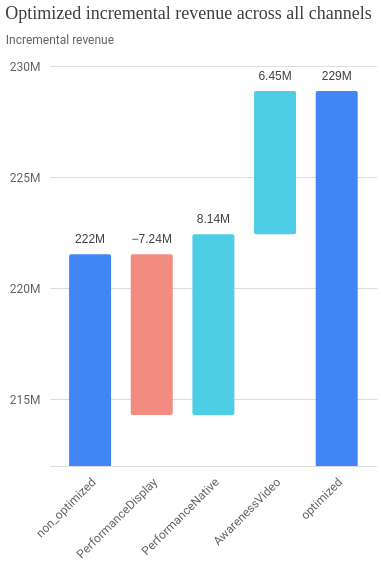

Write notebook code for a chart like this one.
### Code cell
fixed_optimizer.plot_incremental_outcome_delta()

### Figure 1 — Vega-Lite specification as saved in the notebook (floating-point values rounded to 4 significant figures)
{"config": {"view": {"continuousWidth": 300, "continuousHeight": 300, "strokeOpacity": 0}, "axis": {"labelColor": "#5F6368", "labelFont": "Roboto", "labelFontSize": 12, "titleColor": "#5F6368", "titleFont": "Roboto", "titleFontSize": 12, "titleFontWeight": "normal"}}, "layer": [{"mark": {"type": "bar", "clip": true, "cornerRadius": 2, "size": 42}, "encoding": {"color": {"condition": [{"test": "datum.channel === 'non_optimized' || datum.channel === 'optimized'", "value": "#4285F4"}, {"test": "datum.incremental_outcome < 0", "value": "#F28B82"}], "value": "#4ECDE6"}, "tooltip": [{"field": "channel", "type": "nominal"}, {"field": "incremental_outcome", "type": "quantitative"}], "x": {"axis": {"domainColor": "#DADCE0", "labelAngle": -45, "labelPadding": 10, "ticks": false}, "field": "channel", "scale": {"paddingOuter": 0.2}, "sort": null, "title": null, "type": "nominal"}, "y": {"axis": {"domain": false, "labelExpr": "replace(format(datum.value, '.3~s'), 'G', 'B')", "labelPadding": 10, "tickCount": 5, "ticks": false, "title": "Incremental revenue", "titleAlign": "left", "titleAngle": 0, "titleY": -20}, "field": "prev_sum", "scale": {"domain": [213300000.0, 229900000.0]}, "type": "quantitative"}, "y2": {"field": "sum_outcome"}}, "transform": [{"window": [{"op": "sum", "field": "incremental_outcome", "as": "sum_outcome"}, {"op": "lead", "field": "channel", "as": "lead_channel"}]}, {"calculate": "datum.lead_channel === null ? datum.channel : datum.lead_channel", "as": "calc_lead"}, {"calculate": "datum.channel === 'optimized' ? 0 : datum.sum_outcome - datum.incremental_outcome", "as": "prev_sum"}, {"calculate": "datum.channel === 'optimized' ? replace(format(datum.sum_outcome, '.3~s'), 'G', 'B') : replace(format(datum.incremental_outcome, '.3~s'), 'G', 'B')", "as": "calc_amount"}, {"calculate": "datum.sum_outcome < datum.prev_sum ? datum.prev_sum : datum.sum_outcome", "as": "text_pos"}]}, {"mark": {"type": "text", "baseline": "top", "color": "#3C4043", "dy": -20, "fontSize": 12}, "encoding": {"text": {"field": "calc_amount", "type": "nominal"}, "x": {"axis": {"domainColor": "#DADCE0", "labelAngle": -45, "labelPadding": 10, "ticks": false}, "field": "channel", "scale": {"paddingOuter": 0.2}, "sort": null, "title": null, "type": "nominal"}, "y": {"field": "text_pos", "type": "quantitative"}}, "transform": [{"window": [{"op": "sum", "field": "incremental_outcome", "as": "sum_outcome"}, {"op": "lead", "field": "channel", "as": "lead_channel"}]}, {"calculate": "datum.lead_channel === null ? datum.channel : datum.lead_channel", "as": "calc_lead"}, {"calculate": "datum.channel === 'optimized' ? 0 : datum.sum_outcome - datum.incremental_outcome", "as": "prev_sum"}, {"calculate": "datum.channel === 'optimized' ? replace(format(datum.sum_outcome, '.3~s'), 'G', 'B') : replace(format(datum.incremental_outcome, '.3~s'), 'G', 'B')", "as": "calc_amount"}, {"calculate": "datum.sum_outcome < datum.prev_sum ? datum.prev_sum : datum.sum_outcome", "as": "text_pos"}]}], "data": {"name": "data-01af76353b02aed0b027869d0700bb82"}, "height": 400, "title": {"text": "Optimized incremental revenue across all channels", "anchor": "start", "color": "#3C4043", "font": "Google Sans Display", "fontSize": 18, "fontWeight": "normal", "offset": 10}, "width": 326.8, "$schema": "https://vega.github.io/schema/vega-lite/v5.20.1.json", "datasets": {"data-01af76353b02aed0b027869d0700bb82": [{"channel": "non_optimized", "incremental_outcome": 221500000.0}, {"channel": "PerformanceDisplay", "incremental_outcome": -7240000.0}, {"channel": "PerformanceNative", "incremental_outcome": 8137000.0}, {"channel": "AwarenessVideo", "incremental_outcome": 6446000.0}, {"channel": "optimized", "incremental_outcome": 0.0}]}}
